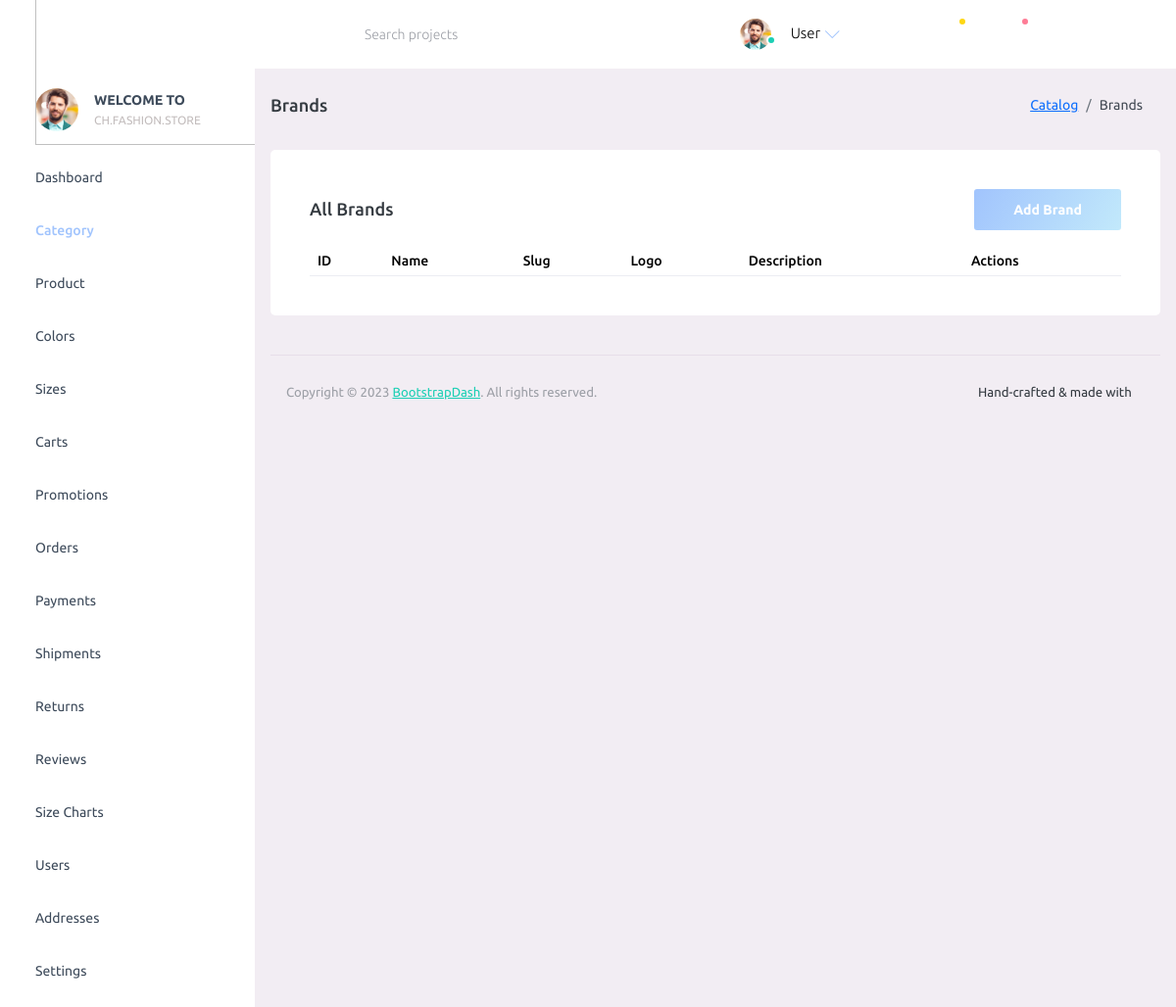
Before: /admin/?p=brands with the older database file.
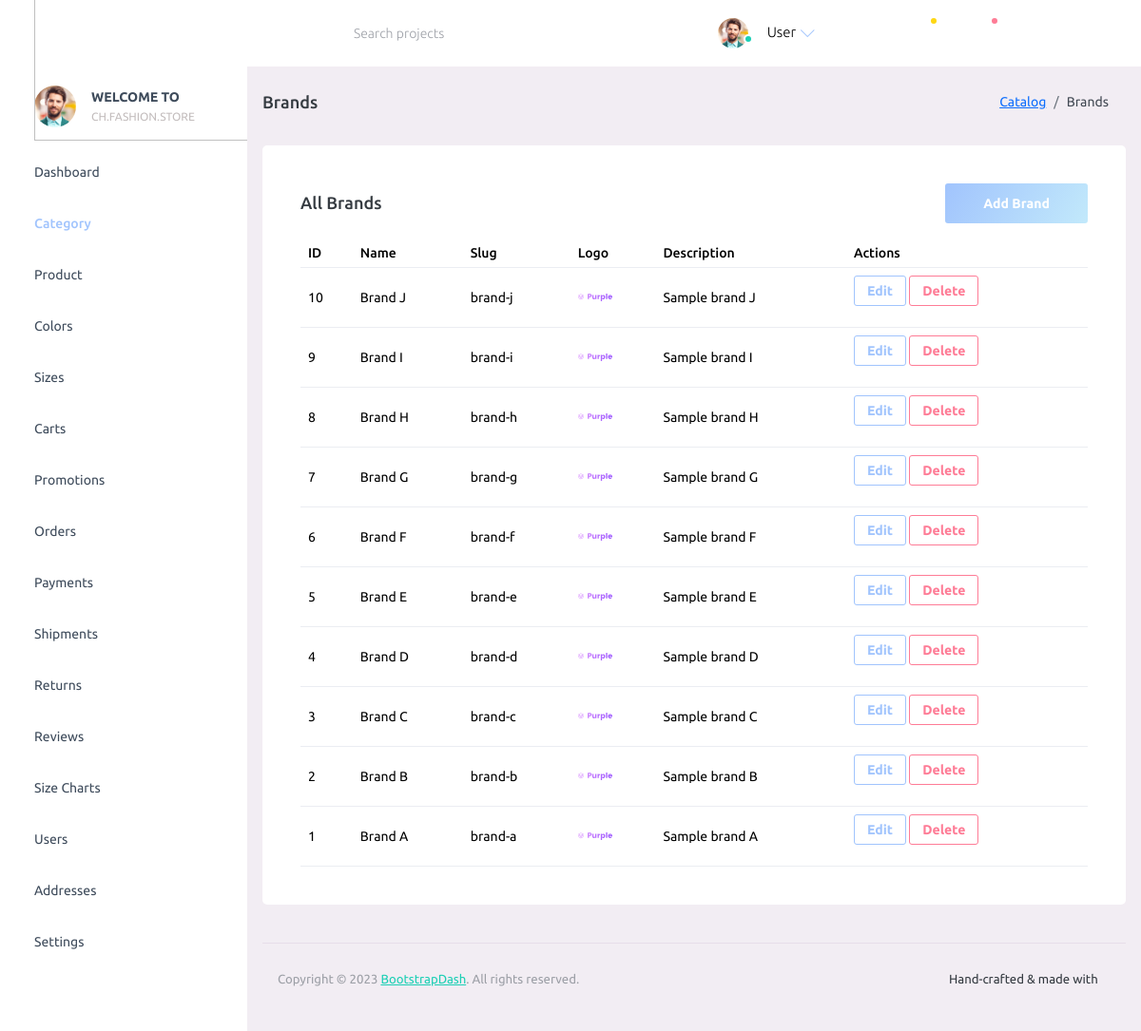
After: the same page with the newer database file.
### tables this page shows
CREATE TABLE brands (
  id BIGINT UNSIGNED AUTO_INCREMENT PRIMARY KEY,
  name VARCHAR(150) NOT NULL,
  slug VARCHAR(180) NOT NULL UNIQUE,
  description TEXT NULL,
  logo_url VARCHAR(500) NULL,
  created_at TIMESTAMP NOT NULL DEFAULT CURRENT_TIMESTAMP
);

### admin/config/database.php (called while the page is built)
<?php
function db(): PDO
{
      static $pdo = null;
      if ($pdo instanceof PDO) {
            return $pdo;
      }
      $dsn = getenv('FS_DB_DSN') ?: 'mysql:host=127.0.0.1;port=3306;dbname=fashionstore;charset=utf8mb4';
      $user = getenv('FS_DB_USER') ?: 'root';
      $pass = getenv('FS_DB_PASS') ?: '';
      $options = [
            PDO::ATTR_ERRMODE => PDO::ERRMODE_EXCEPTION,
            PDO::ATTR_DEFAULT_FETCH_MODE => PDO::FETCH_ASSOC,
            PDO::ATTR_EMULATE_PREPARES => false,
      ];
      $pdo = new PDO($dsn, $user, $pass, $options);
      try {
            $pdo->exec("SET SESSION sql_mode='STRICT_TRANS_TABLES,ERROR_FOR_DIVISION_BY_ZERO,NO_ENGINE_SUBSTITUTION'");
      } catch (Throwable $e) {
      }
      return $pdo;
}

### admin/config/function.php (called while the page is built, shortened)
<?php
require_once __DIR__ . '/database.php';
function db_all(string $sql, array $params = []): array
{
      $stmt = db()->prepare($sql);
      $stmt->execute($params);
      return $stmt->fetchAll();
}

### admin/pages/brands.php (the view, shortened to what this page needs)
<?php
require_once __DIR__ . '/../config/function.php';
$page = max(1, (int)($_GET['page'] ?? 1));
$perPage = 10;
$offset = ($page - 1) * $perPage;
$brands = db_all('SELECT id, name, slug, description, logo_url FROM brands ORDER BY id DESC LIMIT ? OFFSET ?', [$perPage, $offset]);
?>
<div class="page-header">
      <h3 class="page-title"> Brands </h3>
      <nav aria-label="breadcrumb">
            <ol class="breadcrumb">
                  <li class="breadcrumb-item"><a href="#">Catalog</a></li>
                  <li class="breadcrumb-item active" aria-current="page">Brands</li>
            </ol>
      </nav>
</div>
<div class="row">
      <div class="col-lg-12 grid-margin stretch-card">
            <div class="card">
                  <div class="card-body">
                        <div class="d-flex justify-content-between align-items-center mb-3">
                              <h4 class="card-title mb-0">All Brands</h4>
                              <button type="button" class="btn btn-gradient-primary" data-bs-toggle="modal" data-bs-target="#addBrandModal">Add Brand</button>
                        </div>
                        <div class="table-responsive">
                              <table class="table" id="brands-table">
                                    <thead>
                                          <tr>
                                                <th>ID</th>
                                                <th>Name</th>
                                                <th>Slug</th>
                                                <th>Logo</th>
                                                <th>Description</th>
                                                <th>Actions</th>
                                          </tr>
                                    </thead>
                                    <tbody>
                                          <?php foreach ($brands as $b): ?>
                                                <tr>
                                                      <td><?php echo (int)$b['id']; ?></td>
                                                      <td><?php echo htmlspecialchars($b['name'], ENT_QUOTES); ?></td>
                                                      <td><?php echo htmlspecialchars($b['slug'], ENT_QUOTES); ?></td>
                                                      <td><?php echo $b['logo_url'] ? '<img src="' . htmlspecialchars($b['logo_url'], ENT_QUOTES) . '" alt="logo" style="height:32px">' : '—'; ?></td>
                                                      <td style="max-width:300px;">
                                                            <div class="text-truncate" style="max-width: 300px;"><?php echo htmlspecialchars($b['description'], ENT_QUOTES); ?></div>
                                                      </td>
                                                      <td>
                                                            <button type="button" class="btn btn-sm btn-outline-primary" data-bs-toggle="modal" data-bs-target="#editBrandModal-<?php echo (int)$b['id']; ?>">Edit</button>
                                                            <form method="post" style="display:inline-block" onsubmit="return confirm('Delete this brand?');">
                                                                  <button type="submit" class="btn btn-sm btn-outline-danger">Delete</button>
                                                            </form>
                                                      </td>
                                                </tr>
                                          <?php endforeach; ?>
                                    </tbody>
                              </table>
                        </div>
                  </div>
            </div>
      </div>
</div>

Changed rows visible on the page:
added brands: id "10", name "Brand J", slug "brand-j", logo_url (picture), description "Sample brand J"
added brands: id "9", name "Brand I", slug "brand-i", logo_url (picture), description "Sample brand I"
added brands: id "8", name "Brand H", slug "brand-h", logo_url (picture), description "Sample brand H"
added brands: id "7", name "Brand G", slug "brand-g", logo_url (picture), description "Sample brand G"
added brands: id "6", name "Brand F", slug "brand-f", logo_url (picture), description "Sample brand F"
added brands: id "5", name "Brand E", slug "brand-e", logo_url (picture), description "Sample brand E"
added brands: id "4", name "Brand D", slug "brand-d", logo_url (picture), description "Sample brand D"
added brands: id "3", name "Brand C", slug "brand-c", logo_url (picture), description "Sample brand C"
added brands: id "2", name "Brand B", slug "brand-b", logo_url (picture), description "Sample brand B"
added brands: id "1", name "Brand A", slug "brand-a", logo_url (picture), description "Sample brand A"
